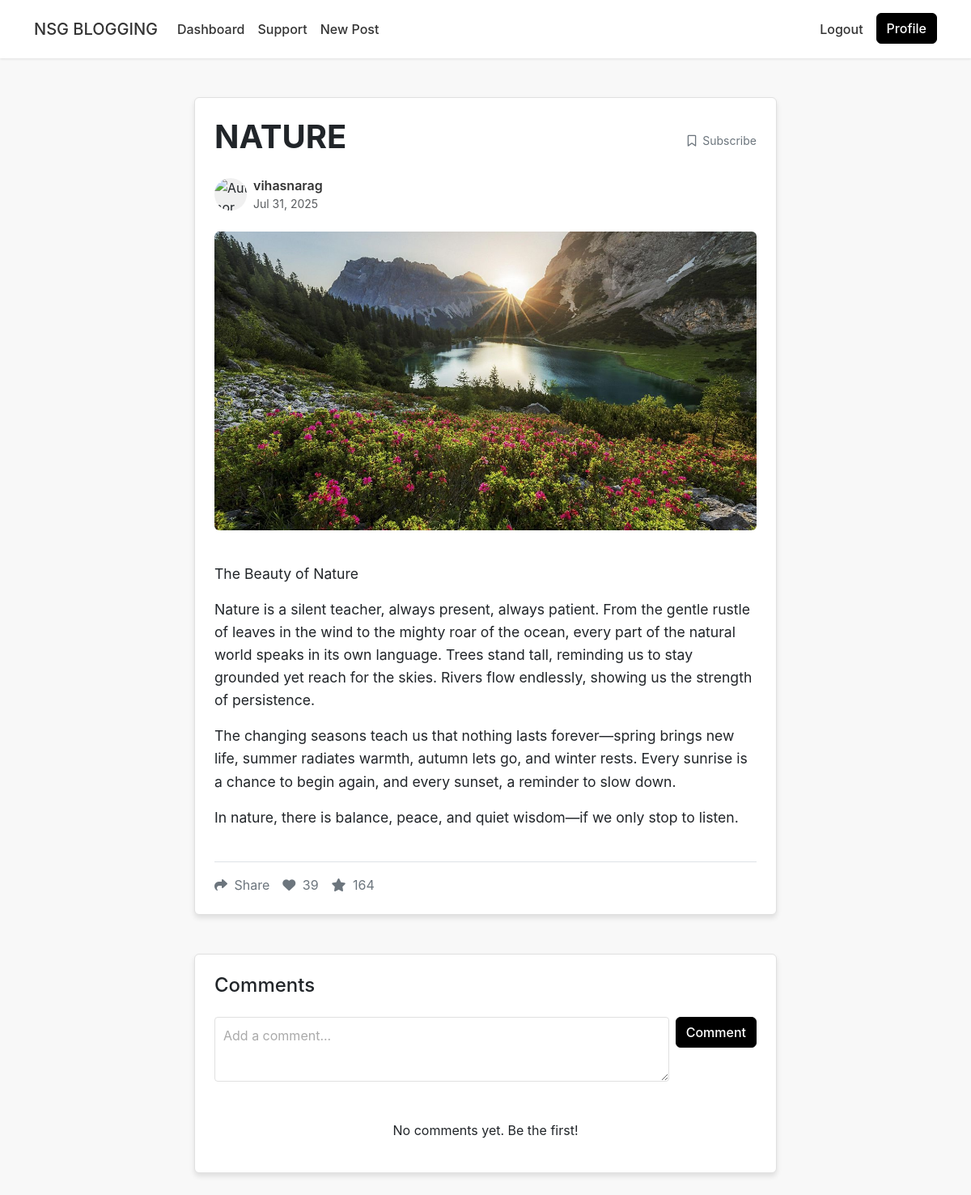
The app's page /post/nature/ (signed in) with its own data.
### posts/models.py (models this page shows, shortened)
class Post(models.Model):
    STATUS_CHOICES = (
        ('draft', 'Draft'),
        ('published', 'Published'),
    )
    title = models.CharField(max_length=200)
    body = models.TextField()
    slug = models.SlugField(max_length=200, unique=True, blank=True)
    author = models.ForeignKey(User, on_delete=models.CASCADE, related_name='blog_posts')
    status = models.CharField(max_length=10, choices=STATUS_CHOICES, default='draft')
    created_at = models.DateTimeField(auto_now_add=True)
    updated_at = models.DateTimeField(auto_now=True)
    image = models.ImageField(upload_to='blog_images', blank=True, null=True) # ADDED: Image field for posts

### posts/views.py (the view)
# urls.py: path('post/<slug:slug>/', PostDetailView.as_view(), name='post_detail'),
class PostDetailView(DetailView):
    model = Post
    template_name = 'posts/post_detail.html'
    context_object_name = 'post'
    def get_context_data(self, **kwargs):
        context = super().get_context_data(**kwargs)
        context['comment_form'] = CommentForm()
        return context
    def post(self, request, *args, **kwargs):
        self.object = self.get_object()
        form = CommentForm(request.POST)
        if form.is_valid():
            comment = form.save(commit=False)
            comment.post = self.object
            comment.author = request.user
            comment.save()
            return redirect('post_detail', slug=self.object.slug)
        else:
            context = self.get_context_data()
            context['comment_form'] = form
            return self.render_to_response(context)

### posts/forms.py
class CommentForm(forms.ModelForm):
    class Meta:
        model = Comment
        fields = ('body',)

### templates/posts/post_detail.html (shortened to what this page needs)
{% extends "base.html" %}
{% load static %}
{% block content %}
<div class="container my-5">
    <div class="row justify-content-center">
        <div class="col-lg-8">
            <div class="card p-4 blog-post-card">
                <div class="d-flex align-items-center justify-content-between mb-3">
                    <h1 class="post-title">{{ post.title }}</h1>
                    <span class="text-secondary small">
                        <i class="fa-regular fa-bookmark me-1"></i> Subscribe
                    </span>
                </div>
                <div class="post-meta d-flex align-items-center mb-4">
                    <div class="post-author-avatar me-2">
                        <img src="{% static 'images/placeholder-avatar.png' %}" alt="Author Avatar">
                    </div>
                    <div>
                        <span class="author-name">{{ post.author.username }}</span>
                        <span class="text-muted d-block small">{{ post.created_at|date:"M j, Y" }}</span>
                    </div>
                </div>
                {% if post.image %}
                    <div class="post-image-wrapper mb-4">
                        <img src="{{ post.image.url }}" class="img-fluid w-100 rounded" alt="{{ post.title }}">
                    </div>
                {% endif %}
                <div class="post-body">
                    <p>{{ post.body|linebreaks }}</p>
                </div>
                <div class="post-actions d-flex align-items-center mt-4 pt-3 border-top">
                    <span class="me-3 text-secondary">
                        <i class="fa-solid fa-share me-1"></i> Share
                    </span>
                    <span class="me-3 text-secondary">
                        <i class="fa-solid fa-heart me-1"></i> 39
                    </span>
                    <span class="me-3 text-secondary">
                        <i class="fa-solid fa-star me-1"></i> 164
                    </span>
                </div>
            </div>
            <div class="card p-4 mt-5 comments-section">
                <h4 class="mb-4">Comments</h4>
                <div class="add-comment mb-5">
                    <form method="post" class="d-flex">
                        <div class="flex-grow-1 me-2">
                           <textarea name="body" id="id_body" rows="3" class="form-control" placeholder="Add a comment..."></textarea>
                        </div>
                        <button type="submit" class="btn btn-dark">Comment</button>
                    </form>
                </div>
                {% for comment in post.comments.all %}
                <div class="d-flex mb-4 comment-item">
                    <div class="comment-author-avatar me-3">
                        <img src="{% static 'images/placeholder-avatar.png' %}" alt="{{ comment.author.username }} Avatar">
                    </div>
                    <div class="flex-grow-1">
                        <div class="d-flex justify-content-between align-items-baseline">
                            <span class="comment-author-name">{{ comment.author.username }}</span>
                            <span class="text-muted small">{{ comment.created_at|date:"M j, Y" }}</span>
                        </div>
                        <p class="comment-body mt-1">{{ comment.body|linebreaks }}</p>
                        <div class="comment-actions d-flex small text-secondary">
                            <span class="me-3">
                                <i class="fa-solid fa-reply me-1"></i> Reply
                            </span>
                            <span class="me-3">
                                <i class="fa-solid fa-thumbs-up me-1"></i> Like
                            </span>
                        </div>
                    </div>
                </div>
                {% empty %}
                <p class="text-center">No comments yet. Be the first!</p>
                {% endfor %}
            </div>
        </div>
    </div>
</div>
{% endblock %}

### posts/static/css/style.css (style rules this page uses)
body { background-color: #f8f8f8; color: #333333; font-family: -apple-system, BlinkMacSystemFont, "Segoe UI", Roboto, "Helvetica Neue", Arial, sans-serif; }
.btn-dark { background-color: #000000; border-color: #000000; color: #ffffff; font-weight: 500; padding: 0.5rem 1.25rem; }
.card { background-color: #ffffff; border: 1px solid #e0e0e0; box-shadow: none; transition: box-shadow 0.2s ease; }
.form-control { height: 38px; background-color: #ffffff; color: #333333; border-color: #cccccc; font-size: 1rem; padding: 0.375rem 0.75rem; }
.form-control::placeholder { color: #aaaaaa; }
.btn-dark { height: 38px; font-size: 1rem; line-height: 1.5; padding: 0.375rem 0.75rem; }
.blog-post-card, .comments-section { background-color: #ffffff; border: 1px solid #e0e0e0; box-shadow: 0 4px 6px rgba(0, 0, 0, 0.1); }
.post-title { font-size: 2.5rem; font-weight: 700; }
.post-author-avatar, .comment-author-avatar { width: 40px; height: 40px; border-radius: 50%; overflow: hidden; background-color: #f0f0f0; }
.post-author-avatar img, .comment-author-avatar img { width: 100%; height: 100%; object-fit: cover; }
.author-name, .comment-author-name { font-weight: 600; color: #333; }
.post-body { font-size: 1.1rem; line-height: 1.6; }
.add-comment .form-control { height: 60px; resize: none; }
.add-comment .form-control { min-height: 80px; resize: vertical; border: 1px solid #e0e0e0; border-radius: 4px; padding: 10px; box-shadow: none; transition: border-color 0.2s ease; }

### records on screen
Post: title "NATURE", author.username "vihasnarag", created_at "Jul 31, 2025", image (picture), body "The Beauty of Nature Nature is a silent teacher, always present, always patient. From the gentle rustle of leaves in the wind to the mighty roar of the ocean, every part of the natural world speaks in its own language. Trees stand tall, reminding us to stay grounded yet reach for the skies. Rivers flow endlessly, showing us the strength of persistence. The changing seasons teach us that nothing lasts forever—spring brings new life, summer radiates warmth, autumn lets go, and winter rests. Every sunrise is a chance to begin again, and every sunset, a reminder to slow down. In nature, there is balance, peace, and quiet wisdom—if we only stop to listen."
